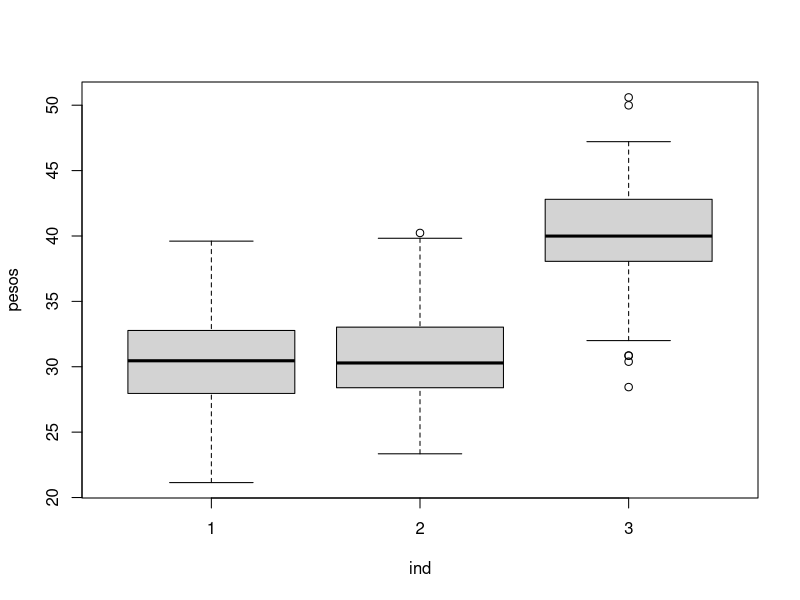
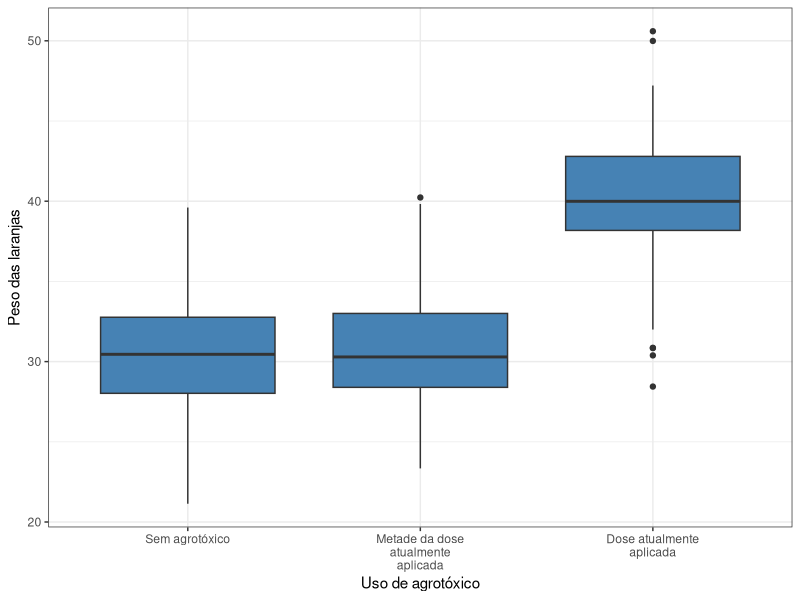
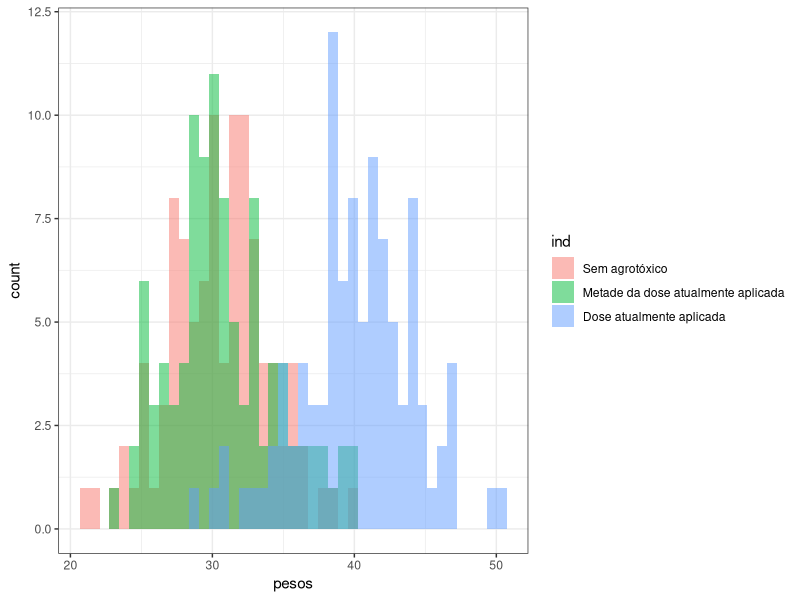
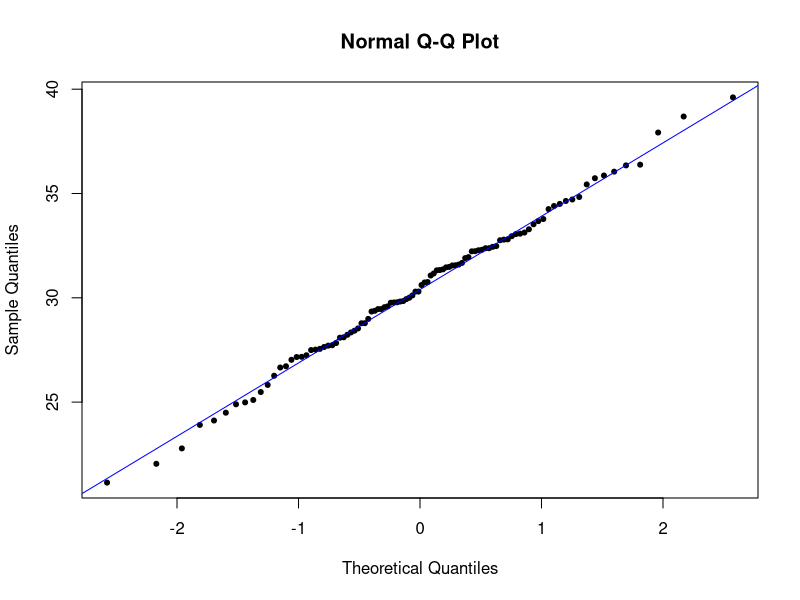
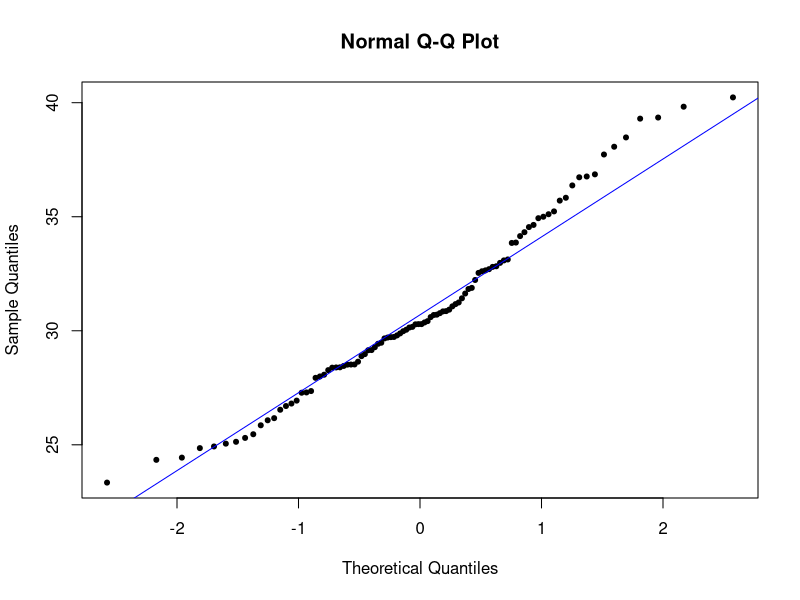
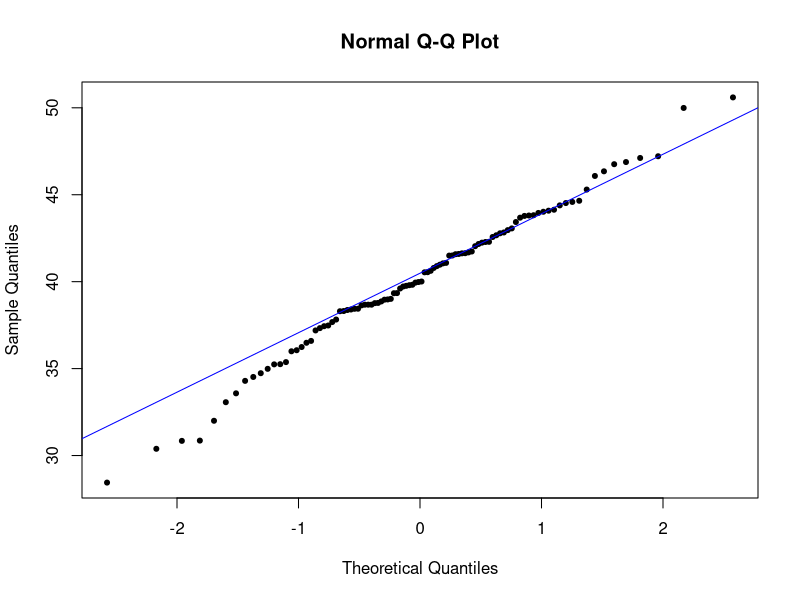

Source code (R) for these figures, in order:
require(dplyr)
require(ggplot2)
require(stringr)

base <- read.csv("base_3.csv",
                 stringsAsFactors = F)

base <- base %>% 
  as_tibble()

boxplot(pesos~ind, data = base)

base %>% 
  mutate(ind = factor(ind, 
                      labels = c("Sem agrotóxico", "Metade da dose atualmente aplicada",
                                 "Dose atualmente aplicada"))) %>% 
  ggplot(aes(x = ind, y = pesos)) + 
  geom_boxplot(fill = "steelblue") + 
  theme_bw() + 
  labs(x = "Uso de agrotóxico", y = "Peso das laranjas") + 
  scale_x_discrete(labels = function(x) str_wrap(x, width = 15))

base %>% 
  mutate(ind = factor(ind, 
                      labels = c("Sem agrotóxico", "Metade da dose atualmente aplicada",
                                 "Dose atualmente aplicada"))) %>% 
  ggplot(aes(x = pesos, fill = ind)) + 
  geom_histogram(binwidth=.7, alpha=0.5, position="identity") + 
  theme_bw()

# Para todos os testes: alfa = 5%

base %>% 
  filter(ind == 1) %>% 
  pull(pesos) %>% 
  shapiro.test()

base %>% 
  filter(ind == 1) %>% 
  pull(pesos) %>% 
  qqnorm(pch = 20) 

base %>% 
  filter(ind == 1) %>% 
  pull(pesos) %>% 
  qqline(col = "blue")

base %>% 
  filter(ind == 2) %>% 
  pull(pesos) %>% 
  shapiro.test()

base %>% 
  filter(ind == 2) %>% 
  pull(pesos) %>% 
  qqnorm(pch = 20) 
base %>% 
  filter(ind == 2) %>% 
  pull(pesos) %>% 
  qqline(col = "blue")

base %>% 
  filter(ind == 3) %>% 
  pull(pesos) %>% 
  shapiro.test()

base %>% 
  filter(ind == 3) %>% 
  pull(pesos) %>% 
  qqnorm(pch = 20) 

base %>% 
  filter(ind == 3) %>% 
  pull(pesos) %>% 
  qqline(col = "blue")

# Normalidade rejeitada para o grupo 2 (sob alfa = 5%). 
# Temos, então, que a hipótese de normalidade da ANOVA foi violada.

# Abordagem não paramétrica

kruskal.test(pesos~ind, data = base)
# Algum par de grupos tem distribuições diferentes

wilcox.test(base$pesos[base$ind == 1], base$pesos[base$ind == 2])
# dist não diferem
wilcox.test(base$pesos[base$ind == 1], base$pesos[base$ind == 3])
# dist diferem
wilcox.test(base$pesos[base$ind == 2], base$pesos[base$ind == 3])
# dist diferem

# Então temos diferença significativa entre os grupos 1 e 3 e entre 2 e 3.
# Então podemos dizer que há diferença significativa do peso das laranjas com dose 
# atualmente aplicada de agrotóxicos, em relação às laranjas sem agrotóxicos 
# e com a metade da dose atualmente aplicada.


# modelo <- aov(pesos~ind, data = base)
# summary(modelo)
# anova(modelo)
# plot(modelo)
